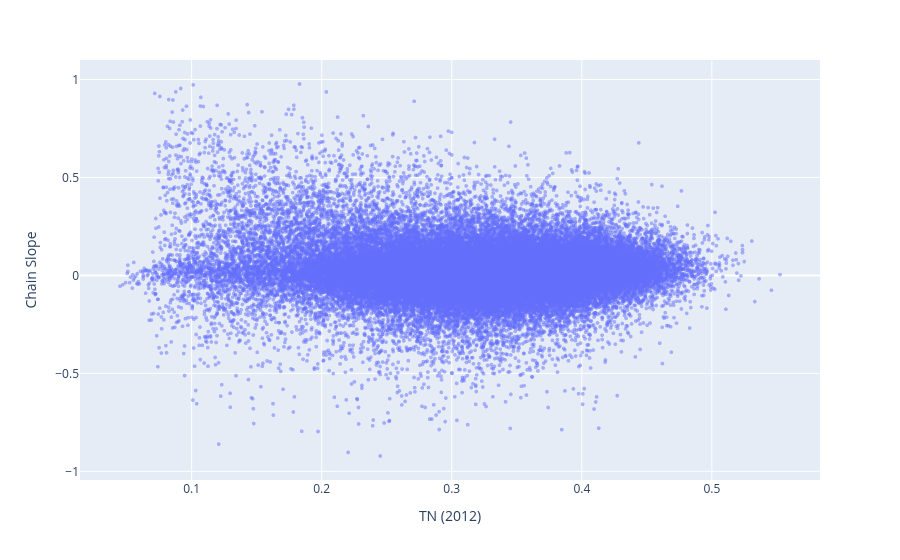

Notebook code cell kept with this figure:
### Code cell
import plotly.express as px

xs = [tn[2012][w] for w in chain_words_2012]
ys = agg.loc[chain_words_2012, "chain_rise"].tolist()

keys = chain_words_2012

fig = px.scatter(x=xs, y=ys, hover_name=keys,
                 labels={'x': 'TN (2012)', 'y': 'Chain Slope'})

fig.update_traces(marker=dict(size=4,opacity=0.5),
                  selector=dict(mode='markers'))

fig.show()

### Figure 1 — Plotly figure (JSON) as saved in the notebook; plotly's stock layout.template omitted (floating-point values rounded to 4 significant figures; data arrays with more than 128 entries replaced by an {"elided": "..."} marker saying what was removed)
{"data": [{"hovertemplate": "<b>%{hovertext}</b><br><br>TN (2012)=%{x}<br>Chain Slope=%{y}<extra></extra>", "hovertext": {"elided": "72473 str values"}, "legendgroup": "", "marker": {"color": "#636efa", "opacity": 0.5, "size": 4, "symbol": "circle"}, "mode": "markers", "name": "", "showlegend": false, "type": "scattergl", "x": {"elided": "72473 float values"}, "xaxis": "x", "y": {"elided": "72473 float values"}, "yaxis": "y"}], "layout": {"legend": {"tracegroupgap": 0}, "margin": {"t": 60}, "xaxis": {"anchor": "y", "domain": [0, 1], "title": {"text": "TN (2012)"}}, "yaxis": {"anchor": "x", "domain": [0, 1], "title": {"text": "Chain Slope"}}}}
